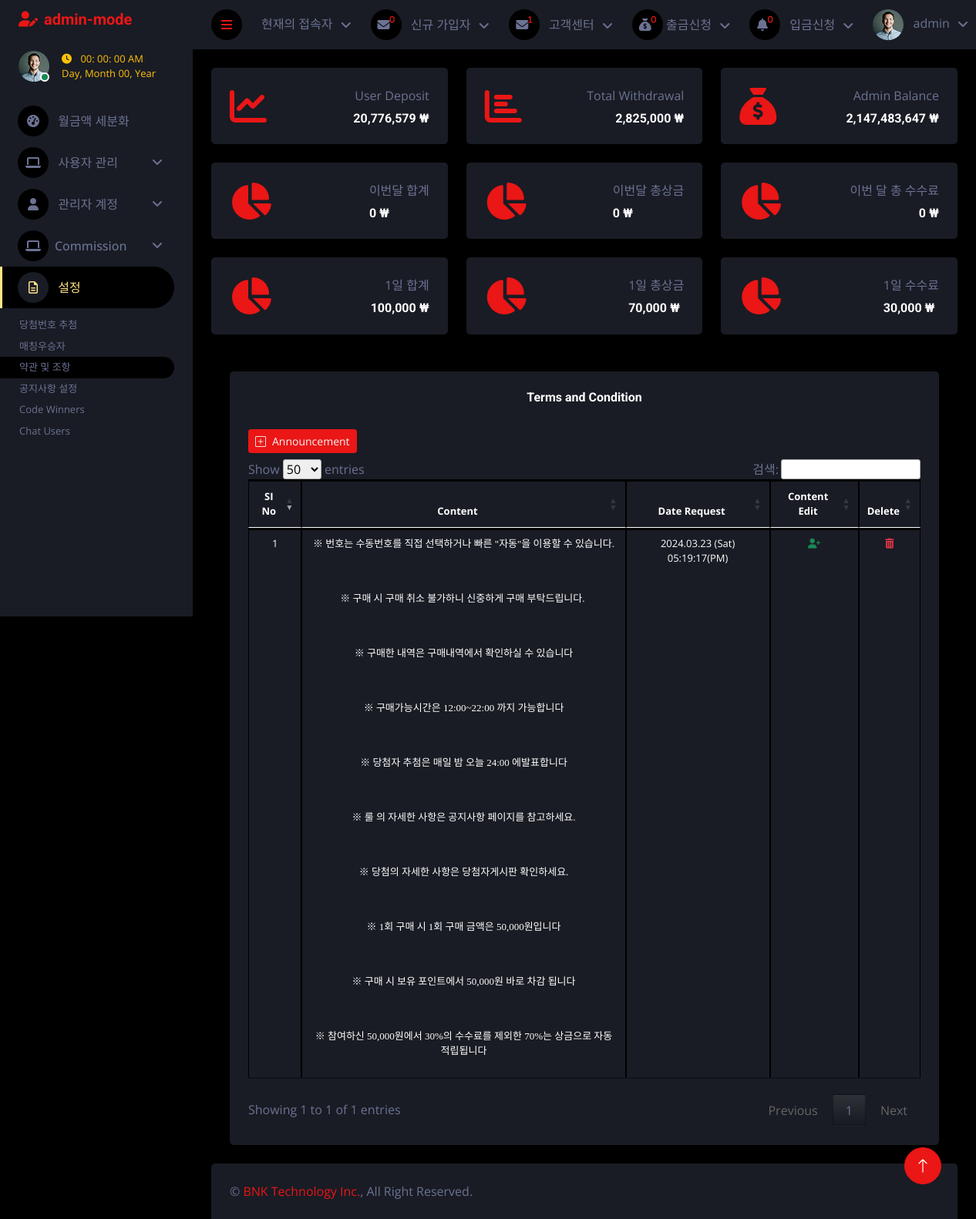
Page /admin/index.php?terms_condition (signed in) on the committed database.
### tables this page shows
CREATE TABLE `terms_condition` (
  `id` int(11) NOT NULL,
  `content` mediumtext NOT NULL,
  `date_create` datetime NOT NULL DEFAULT current_timestamp()
);

### admin/terms_condition.php (the view, shortened to what this page needs)
<div class="container-fluid pt-4 px-4">
    <div class="row g-4">
        <div class="col-sm-12">
            <div class="bg-secondary rounded h-100 p-4">
                <h6 class="mb-4 text-center">Terms and Condition</h6>
                <?php include_once("./data/post_announcement.php");?>
                <div class="d-flex">
                    <a href="#announcement" class="btn btn-primary text-light btn-sm mx-0 my-2" data-bs-toggle="modal"><i class="bi bi-plus-square me-2"></i>Announcement</a>
                </div>
                <div class="table-responsive text-center">
                    <table class="table table-bordered text-white text-center my-3" style="font-size: small;" id="myTable">
                        <thead>
                            <tr>
                                <th class="text-center">SI No</th>
                                <th class="text-center">Content</th>
                                <th class="text-center">Date Request</th>
                                <th class="text-center">Content Edit</th>
                                <th class="text-center">Delete</th>
                            </tr>
                        </thead>
                        <tbody>
                            <?php
                            include "./inc/connect.php";
                            $get_users = "Select * from `terms_condition` order by `date_create` DESC";
                            $result_query = mysqli_query($conn, $get_users);
                            while ($run_query = mysqli_fetch_array($result_query)) {
                                $id = $run_query['id'];
                                $content = $run_query['content'];
                                $created_at = date('Y.m.d (D) h:i:s(A)', strtotime($run_query['date_create']))
                            ?>
                                <tr class='text-center'>
                                    <td><?php echo $id ?></td>
                                    <td><?php echo $content  ?></td>
                                    <td> <?php echo $created_at ?></td>
                                    <td><a href='index.php?update_terms=<?php echo $id ?>' class='text-success'><i class="fa-sharp fa-solid fa-user-plus"></i></a></td>
                                    <td><a href='index.php?delete_announcement=<?php echo $id ?>' class='text-danger'><i class='fa-solid fa-trash-can'></i></a></td>
                                </tr>
                            <?php
                            }
                            ?>
                        </tbody>
                    </table>
                </div>
            </div>
        </div>
    </div>
</div>

### admin/index.php (shortened to what this page needs)
<div class="content">
    <?php include "inc/navbar.php"; ?>
    <div class="container-fluid pt-4 px-4">
        <div class="row g-4">
            <?php
            $query = "SELECT * FROM deposit_mgt";
            $query_run = mysqli_query($conn, $query);
            $user_deposit = 0;
            while ($num = mysqli_fetch_assoc($query_run)) {
                $user_deposit +=  $num['amount_deposit'];
            }
            ?>
            <div class="col-sm-12 col-xl-4">
                <div class="bg-secondary rounded d-flex align-items-center justify-content-between p-4">
                    <i class="fa fa-chart-line fa-3x text-primary"></i>
                    <div class="ms-3">
                        <p class="mb-2 float-end">User Deposit</p>
                        <h6 class="mb-0"><?php echo number_format($user_deposit); ?> ₩</h6>
                    </div>
                </div>
            </div>
            <?php
            $users_withdrawal = "SELECT * FROM users_withdrawal";
            $query_run = mysqli_query($conn, $users_withdrawal);
            $total_withdrawal = 0;
            while ($num = mysqli_fetch_assoc($query_run)) {
                $total_withdrawal +=  $num['amount_withdrawal'];
            }
            ?>
            <div class="col-sm-12 col-xl-4">
                <div class="bg-secondary rounded d-flex align-items-center justify-content-between p-4">
                    <i class="fa fa-chart-bar fa-3x text-primary"></i>
                    <div class="ms-3">
                        <p class="mb-2 float-end">Total Withdrawal</p>
                        <h6 class="mb-0" style="text-align: end;"><?php echo number_format($total_withdrawal) ?> ₩</h6>
                    </div>
                </div>
            </div>
            <?php
            $id = $_SESSION['id'];
            $query = "SELECT admin_credit FROM admins where id = $id";
            $query_run = mysqli_query($conn, $query);
            while ($run_query = mysqli_fetch_array($query_run)) {
                $credit = $run_query['admin_credit'];
            }
            ?>
            <div class="col-sm-12 col-xl-4">
               <div class="bg-secondary rounded d-flex align-items-center justify-content-between p-4">
                   <i class="fa fa-sack-dollar fa-3x text-primary"></i>
                   <div class="ms-3">
                       <p class="mb-2 float-end">Admin Balance</p>
                       <h6 class="mb-0"><?php echo number_format($credit); ?> ₩</h6>
                   </div>
               </div>
            </div>
            <?php
            $pay_monthly = 0;
            ?>
            <div class="col-sm-12 col-xl-4">
                <div class="bg-secondary rounded d-flex align-items-center justify-content-between p-4">
                    <i class="fa fa-chart-pie fa-3x text-primary"></i>
                    <div class="ms-3">
                        <p class="mb-2 float-end">이번달 합계</p>
                        <h6 class="mb-0"><?php echo number_format($pay_monthly); ?> ₩</h6>
                    </div>
                </div>
            </div>
            <?php
            $prize_monthly = 0;
            ?>
            <div class="col-sm-12 col-xl-4">
                <div class="bg-secondary rounded d-flex align-items-center justify-content-between p-4">
                    <i class="fa fa-chart-pie fa-3x text-primary"></i>
                    <div class="ms-3">
                        <p class="mb-2 float-end">이번달 총상금</p>
                        <h6 class="mb-0"><?php echo number_format($prize_monthly); ?> ₩</h6>
                    </div>
                </div>
            </div>
            <?php
            $com_monthly = 0;
            ?>
            <div class="col-sm-12 col-xl-4">
                <div class="bg-secondary rounded d-flex align-items-center justify-content-between p-4">
                    <i class="fa fa-chart-pie fa-3x text-primary"></i>
                    <div class="ms-3">
                        <p class="mb-2 float-end">이번 달 총 수수료</p>
                        <h6 class="mb-0" style="text-align: end;"   ><?php echo number_format($com_monthly); ?> ₩</h6>
                    </div>
                </div>
            </div>
            <?php
            $get_users = "SELECT *, SUM(payment) AS total_payment_amount FROM user_purchases GROUP BY DATE(date_purchase) ORDER BY `date_purchase` ASC";
            $result_query = mysqli_query($conn, $get_users);
            $previous_date = null;
            $total_prize = 0;
            while ($run_query = mysqli_fetch_array($result_query)) {
                if ($previous_date === null || date('Y-m-d', strtotime($previous_date)) != date('Y-m-d', strtotime($run_query['date_purchase']))) {
                    $total_prize = 0;
                }
                $total_prize += $run_query['total_payment_amount'];
                $previous_date = $run_query['date_purchase'];
            }
            ?>
            <div class="col-sm-12 col-xl-4">
                <div class="bg-secondary rounded d-flex align-items-center justify-content-between p-4">
                    <i class="fa fa-chart-pie fa-3x text-primary"></i>
                    <div class="ms-3">
                        <p class="mb-2 float-end">1일 합계</p>
                        <h6 class="mb-0" style="text-align: end;"><?php echo number_format($total_prize); ?> ₩</h6>
                    </div>
                </div>
            </div>
            <?php
            $get_users = "SELECT *, SUM(winning_amount) AS total_prize_amount FROM user_purchases GROUP BY DATE(date_purchase) ORDER BY `date_purchase` ASC";
            $result_query = mysqli_query($conn, $get_users);
            $previous_date = null;
            $total_payment = 0;
            while ($run_query = mysqli_fetch_array($result_query)) {
                if ($previous_date === null || date('Y-m-d', strtotime($previous_date)) != date('Y-m-d', strtotime($run_query['date_purchase']))) {
                    $total_payment = 0;
                }
                $total_payment += $run_query['total_prize_amount'];
                $previous_date = $run_query['date_purchase'];
            }
            ?>
            <div class="col-sm-12 col-xl-4">
                <div class="bg-secondary rounded d-flex align-items-center justify-content-between p-4">
                    <i class="fa fa-chart-pie fa-3x text-primary"></i>
                    <div class="ms-3">
                        <p class="mb-2 float-end">1일 총상금</p>
                        <h6 class="mb-0"><?php echo number_format($total_payment); ?> ₩</h6>
                    </div>
                </div>
            </div>
            <?php
            $get_users = "SELECT *, SUM(admin_fee) AS total_commi_amount FROM admins_fee GROUP BY DATE(date_purchase) ORDER BY `date_purchase` ASC";
            $result_query = mysqli_query($conn, $get_users);
            $previous_date = null;
            $total_commi = 0;
            while ($run_query = mysqli_fetch_array($result_query)) {
                if ($previous_date === null || date('Y-m-d', strtotime($previous_date)) != date('Y-m-d', strtotime($run_query['date_purchase']))) {
                    $total_commi = 0;
                }
                $total_commi += $run_query['total_commi_amount'];
                $previous_date = $run_query['date_purchase'];
            }
            ?>
            <div class="col-sm-12 col-xl-4">
                <div class="bg-secondary rounded d-flex align-items-center justify-content-between p-4">
                    <i class="fa fa-chart-pie fa-3x text-primary"></i>
                    <div class="ms-3">
                        <p class="mb-2 float-end">1일 수수료</p>
                        <h6 class="mb-0"><?php echo number_format($total_commi); ?> ₩</h6>
                    </div>
                </div>
            </div>
        </div>
    </div>
    <div class="container-fluid pt-4 px-4">
        <div class="row g-4">
            <div class="col-12">
                <?php
                if (isset($_GET['terms_condition'])) {
                    include('terms_condition.php');
                }
                ?>
            </div>
        </div>
    </div>
    <?php include "inc/footer.php"; ?>

### admin/assets/css/style.css (style rules this page uses)
:root { --primary: #ffe588; --secondary: #191C24; --light: #6C7293; --dark: #000000; }
.btn { transition: .5s; }
.content { margin-left: 250px; min-height: 100vh; background: var(--dark); transition: 0.5s; }
@media (min-width: 992px) { .content { width: calc(100% - 250px); } }

### admin/terms_condition.php (style rules this page uses)
table.dataTable tbody th, table.dataTable tbody td { padding: 8px 10px; }
table.dataTable th, table.dataTable td { box-sizing: content-box; }
.table-bordered>:not(caption)>*>* { border-width: 3px 1px; }
.table>:not(caption)>*>* { padding: .5rem .5rem; background-color: var(--bs-table-bg); border-bottom-width: 1px; box-shadow: inset 0 0 0 9999px var(--bs-table-accent-bg); }
thead, tbody, tfoot, tr, td, th { border-color: inherit; border-style: solid; border-width: 0; }

### rows in the picture
terms_condition: id "1", content "※ 번호는 수동번호를 직접 선택하거나 빠른 \"자동\"을 이용할 수 있습니다. ※ 구매 시 구매 취소 불가하니 신중하게 구매 부탁드립니다. ※ 구매한 내역은 구매내역에서 확인하실 수 있습니다 ※ 구매가능시간은 12:00~22:00 까지 가능합니다 ※ 당첨자 추첨은 매일 밤 오늘 24:00 에발표합니다 ※ 룰 의 자세한 사항은 공지사항 페이지를 참고하세요. ※ 당첨의 자세한 사항은 당첨자게시판 확인하세요. ※ 1회 구매 시 1회 구매 금액은 50,000원입니다 ※ 구매 시 보유 포인트에서 50,000원 바로 차감 됩니다 ※ 참여하신 50,000원에서 30%의 수수료를 제외한 70%는 상금으로 자동 적립됩니다", date_create "2024.03.23 (Sat) 05:19:17(PM)"

### other values in the picture
$_SESSION['name'] "admin"
$row_count2 "1"
$user_deposit "20,776,579"
$total_withdrawal "2,825,000"
$credit "2,147,483,647"
$pay_monthly "0"
$prize_monthly "0"
$com_monthly "0"
$total_prize "100,000"
$total_payment "70,000"
$total_commi "30,000"
